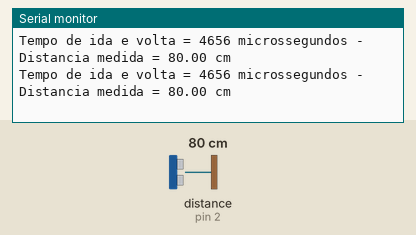
A sketch run on a simulated Arduino Uno, built with avr-gcc and run on an emulated ATmega328P. Parts: the last lines printed to the serial monitor. The inputs (shaded band) are chosen by the test bench; at power-on: distance to the obstacle (sensor on pin 2) 80 cm.

Above: at 1.8 s.
1.9 s: distance to the obstacle (sensor on pin 2) set to 2 cm
At 2.4 s:
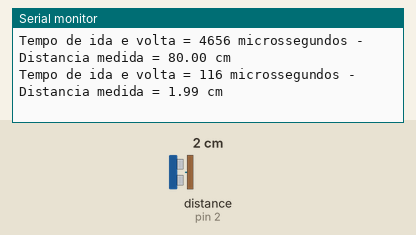
3.4 s: distance to the obstacle (sensor on pin 2) set to 4 cm
At 4.5 s:
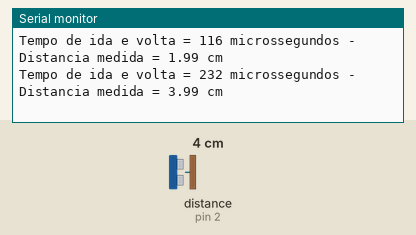
Timing chart, 0 to 6.4 s (numbered marks = the images above; inputs shaded):
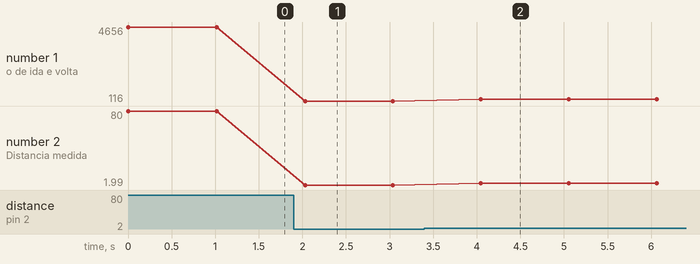

The sketch:

_01_-_Teste_sensor.ino
```cpp
#include <Ultrasonic.h>

Ultrasonic sensor(3, 2);

void setup()
{
  Serial.begin(9600);
}

void loop()
{
  float medida;
  long tempo = sensor.timing();
  medida = sensor.convert(tempo, Ultrasonic::CM);
  Serial.print("Tempo de ida e volta = ");
  Serial.print(tempo);
  Serial.print(" microssegundos - ");
  Serial.print("Distancia medida = ");
  Serial.print(medida);
  Serial.println(" cm");
  delay(1000);
}
```

Measured:
- after the input at 1.9 s, the serial monitor: prints a new line after 0.13 s (image 1)
- after the input at 3.4 s, the serial monitor: prints a new line after 0.65 s (image 2)
- plotted number 1: 4656 → 116 after the input at 1.9 s, 116 → 232 after the input at 3.4 s
- plotted number 2: 80 → 1.99 after the input at 1.9 s, 1.99 → 3.99 after the input at 3.4 s
